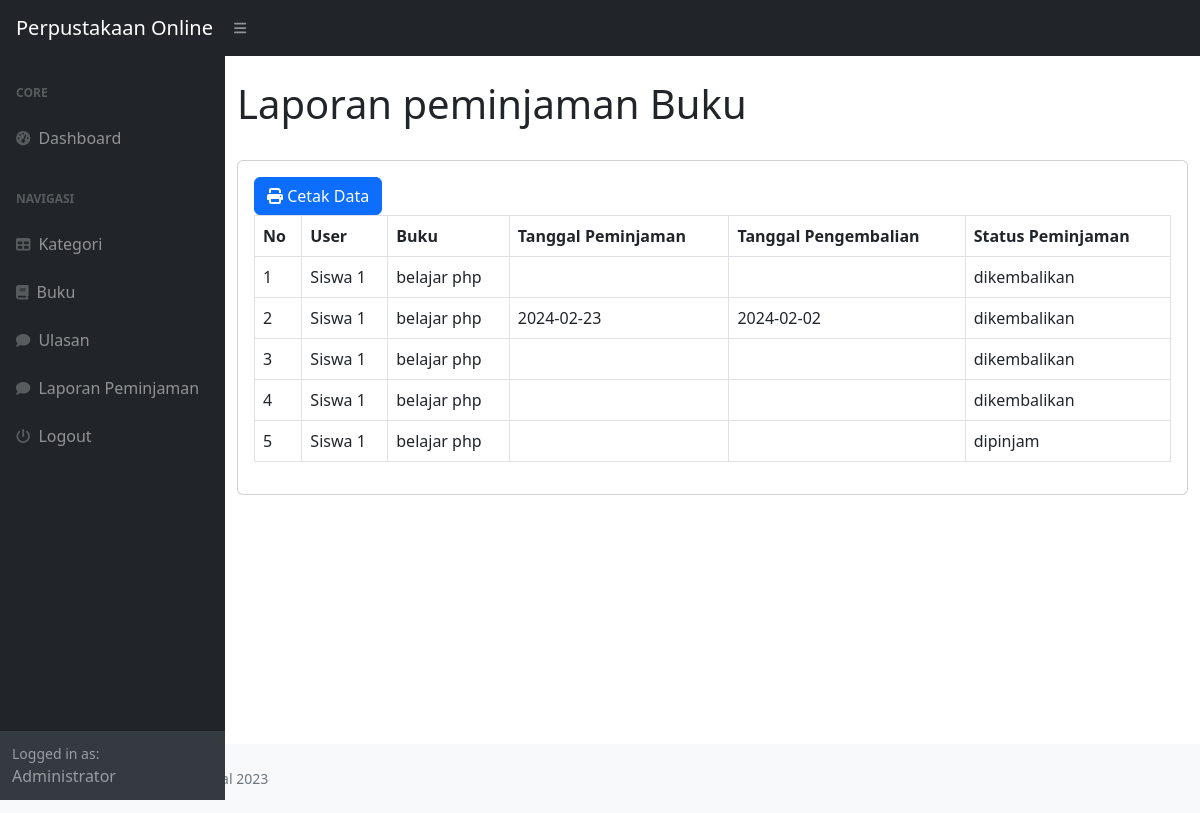
The page /index.php?page=laporan (signed in) on the database its author committed.
### tables this page shows
CREATE TABLE `peminjaman` (
  `id_peminjam` int(11) NOT NULL,
  `id_user` int(11) DEFAULT NULL,
  `id_buku` int(11) DEFAULT NULL,
  `tanggal_peminjaman` varchar(100) DEFAULT NULL,
  `tanggal_pengembalian` varchar(100) DEFAULT NULL,
  `status_peminjaman` enum('dipinjam','dikembalikan') DEFAULT NULL
);

CREATE TABLE `user` (
  `id_user` int(11) NOT NULL,
  `nama` varchar(100) DEFAULT NULL,
  `username` varchar(100) DEFAULT NULL,
  `password` varchar(100) DEFAULT NULL,
  `email` varchar(100) DEFAULT NULL,
  `alamat` text DEFAULT NULL,
  `no_telepon` varchar(100) DEFAULT NULL,
  `level` enum('admin','petugas','peminjam') DEFAULT NULL
);

CREATE TABLE `buku` (
  `id_buku` int(11) NOT NULL,
  `id_kategori` int(11) DEFAULT NULL,
  `judul` varchar(100) DEFAULT NULL,
  `penulis` varchar(100) DEFAULT NULL,
  `penerbit` varchar(100) DEFAULT NULL,
  `tahun_terbit` varchar(100) DEFAULT NULL,
  `deskripsi` text DEFAULT NULL
);

### laporan.php (the view)
<h1 class='mt-4'>Laporan peminjaman Buku</h1>
<br>
<div class="card">
	<div class="card-body">
	<div class="row">
		<div class="col-md-12">
			<a href="cetak.php" target="_blank" class="btn btn-primary"><i class="fas fa-print"></i> Cetak Data</a>
			<table class="table table-bordered" id="dataTable" width="100%" cellspacing="0">
				<tr>
					<th>No</th>
					<th>User</th>
					<th>Buku</th>
					<th>Tanggal Peminjaman</th>
					<th>Tanggal Pengembalian</th>
					<th>Status Peminjaman</th>
				</tr>
				<?php
				$i = 1;
					$query = mysqli_query($koneksi, "SELECT*FROM peminjaman LEFT JOIN user on user.id_user = peminjaman.id_user LEFT JOIN buku on buku.id_buku = peminjaman.id_buku");
					while($data = mysqli_fetch_array($query)){
						?>
						<tr>
							<td><?php echo $i++; ?></td>
							<td><?php echo $data['nama']; ?></td>
							<td><?php echo $data['judul']; ?></td>
							<td><?php echo $data['tanggal_peminjaman']; ?></td>
							<td><?php echo $data['tanggal_pengembalian']; ?></td>
							<td><?php echo $data['status_peminjaman']; ?></td>
						</tr>
						<?php
					}
				?>
			</table>
			</div>
	</div>
		</div>
	</div>
	</div>
</div>

### index.php (shortened to what this page needs)
<!DOCTYPE html>
<html lang="en">
    <head>
        <link href="https://cdn.jsdelivr.net/npm/simple-datatables@7.1.2/dist/style.min.css" rel="stylesheet" />
        <link href="css/styles.css" rel="stylesheet" />
    </head>
    <body class="sb-nav-fixed">
        <nav class="sb-topnav navbar navbar-expand navbar-dark bg-dark">
            <a class="navbar-brand ps-3" href="index.php">Perpustakaan Online</a>
            <button class="btn btn-link btn-sm order-1 order-lg-0 me-4 me-lg-0" id="sidebarToggle" href="#!"><i class="fas fa-bars"></i></button>
        </nav>
        <div id="layoutSidenav">
            <div id="layoutSidenav_nav">
                <nav class="sb-sidenav accordion sb-sidenav-dark" id="sidenavAccordion">
                    <div class="sb-sidenav-menu">
                        <div class="nav">
                            <div class="sb-sidenav-menu-heading">Core</div>
                            <a class="nav-link" href="?">
                                <div class="sb-nav-link-icon"><i class="fas fa-tachometer-alt"></i></div>
                                Dashboard
                            </a>
                            <div class="sb-sidenav-menu-heading">Navigasi</div>
                            <?php
                                if ($_SESSION['user']['level'] !='peminjam') {
                            ?>
                            <a class="nav-link" href="?page=Kategori">
                                <div class="sb-nav-link-icon"><i class="fas fa-table"></i></div>
                                Kategori
                            </a>
                            <a class="nav-link" href="?page=buku">
                                <div class="sb-nav-link-icon"><i class="fas fa-book"></i></div>
                                Buku
                            </a>
                            <?php
                                }
                            ?>
                            <a class="nav-link" href="?page=ulasan">
                                <div class="sb-nav-link-icon"><i class="fas fa-comment"></i></div>
                                Ulasan
                            </a>
                            <?php
                            if ($_SESSION['user']['level'] !='peminjam') {
                             ?>
                            <a class="nav-link" href="?page=laporan">
                              <div class="sb-nav-link-icon"><i class="fas fa-comment"></i></div>
                                Laporan Peminjaman
                            </a>
                            <?php
                                 }
                                ?>
                            <a class="nav-link" href="Logout.php">
                            <div class="sb-nav-link-icon"><i class="fas fa-power-off"></i></div>
                                Logout
                            </a>
                        </div>
                    </div>
                    <div class="sb-sidenav-footer">
                        <div class="small">Logged in as:</div>
                    <?php echo $_SESSION['user']['nama']; ?>
                </nav>
            </div>
            <div id="layoutSidenav_content">
                <main>
                    <div class="container-fluid">
                        <?php
                            $page = isset($_GET['page']) ? $_GET['page'] : 'home';
                            if (file_exists($page . '.php')){
                                include $page . '.php';
                            }else{
                                include '404.php';
                            }
                        ?>
                    </div>
                <footer class="py-4 bg-light mt-auto">
                    <div class="container-fluid">
                        <div class="d-flex align-items-center justify-content-between small">
                         <div class="text-muted">Copyright &copy; Perpustakaan Digital 2023</div>
                        </div>
                    </div>
                </footer>
    </body>
</html>

### rows shown on the page
peminjaman: id_user.nama "Siswa 1", id_buku.judul "belajar php", status_peminjaman "dikembalikan"
peminjaman: id_user.nama "Siswa 1", id_buku.judul "belajar php", tanggal_peminjaman "2024-02-23", tanggal_pengembalian "2024-02-02", status_peminjaman "dikembalikan"
peminjaman: id_user.nama "Siswa 1", id_buku.judul "belajar php", status_peminjaman "dikembalikan"
peminjaman: id_user.nama "Siswa 1", id_buku.judul "belajar php", status_peminjaman "dikembalikan"
peminjaman: id_user.nama "Siswa 1", id_buku.judul "belajar php", status_peminjaman "dipinjam"

### other values the page prints
$_SESSION['user']['nama'] "Administrator"
